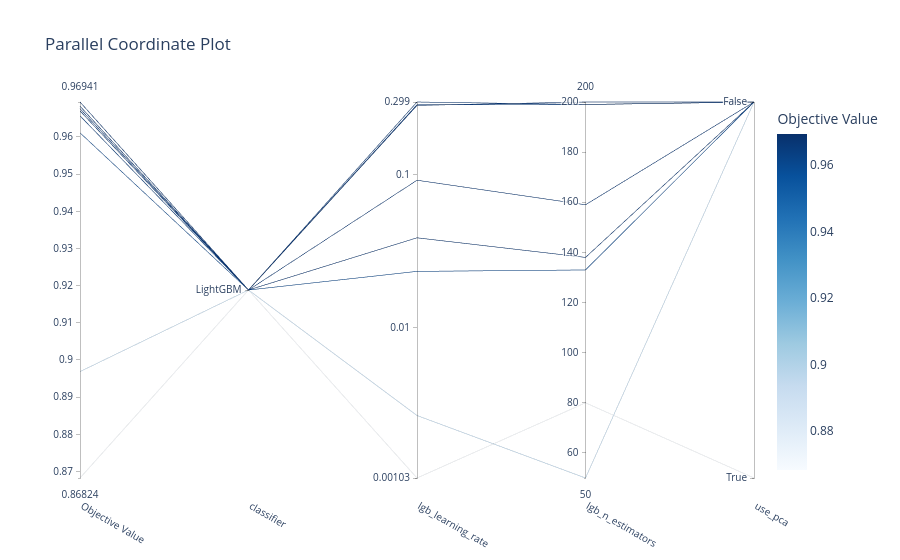

Notebook code for this chart:
### Markdown cell above
### 3. Coordenadas Paralelas (Relación entre variables)

Este gráfico es muy útil para ver visualmente las combinaciones que llevaron a los peores (colores oscuros) y a los mejores (colores amarillos/claros) resultados. 

*Tip: Puedes hacer clic y arrastrar en los ejes verticales para filtrar intentos.*

### Code cell
# Como probamos distintos algoritmos (SVM, Random Forest, etc.), no todos los intentos 
# tienen las mismas "perillas". Optuna deja el gráfico vacío porque no puede dibujar una 
# línea continua para un parámetro que no existe en todos los intentos.

# Para arreglarlo, le diremos que grafique específicamente la relación del clasificador ganador:
ganador = study.best_params['classifier']

parametros_a_graficar = ['classifier', 'use_pca']

if ganador == 'LogisticRegression':
    parametros_a_graficar.append('lr_C')
elif ganador == 'RandomForest':
    parametros_a_graficar.extend(['rf_n_estimators', 'rf_max_depth'])
elif ganador == 'SVM':
    parametros_a_graficar.extend(['svm_C', 'svm_kernel'])
elif ganador == 'XGBoost':
    parametros_a_graficar.extend(['xgb_n_estimators', 'xgb_learning_rate'])
elif ganador == 'LightGBM':
    parametros_a_graficar.extend(['lgb_n_estimators', 'lgb_learning_rate'])

# Generamos el gráfico de coordenadas paralelas solo con las variables que coinciden
plot_parallel_coordinate(study, params=parametros_a_graficar)

### Figure 1 — Plotly figure (JSON) as saved in the notebook; plotly's stock layout.template omitted (floating-point values rounded to 4 significant figures)
{"data": [{"dimensions": [{"label": "Objective Value", "range": [0.8682, 0.9694], "values": [0.8682, 0.9694, 0.9657, 0.967, 0.9611, 0.9683, 0.8969, 0.9676]}, {"label": "classifier", "range": [0, 0], "ticktext": ["LightGBM"], "tickvals": [0], "values": [0, 0, 0, 0, 0, 0, 0, 0]}, {"label": "lgb_learning_rate", "range": [-2.986, -0.5245], "ticktext": ["0.00103", "0.01", "0.1", "0.299"], "tickvals": [-2.986, -2, -1, -0.5245], "values": [-2.986, -0.5466, -0.5426, -0.5245, -1.633, -1.414, -2.577, -1.037]}, {"label": "lgb_n_estimators", "range": [50, 200], "values": [80, 200, 199, 199, 133, 138, 50, 159]}, {"label": "use_pca", "range": [0, 1], "ticktext": ["True", "False"], "tickvals": [0, 1], "values": [0, 1, 1, 1, 1, 1, 1, 1]}], "labelangle": 30, "labelside": "bottom", "line": {"color": [0.8682, 0.9694, 0.9657, 0.967, 0.9611, 0.9683, 0.8969, 0.9676], "colorbar": {"title": {"text": "Objective Value"}}, "colorscale": [[0.0, "rgb(247,251,255)"], [0.125, "rgb(222,235,247)"], [0.25, "rgb(198,219,239)"], [0.375, "rgb(158,202,225)"], [0.5, "rgb(107,174,214)"], [0.625, "rgb(66,146,198)"], [0.75, "rgb(33,113,181)"], [0.875, "rgb(8,81,156)"], [1.0, "rgb(8,48,107)"]], "reversescale": false, "showscale": true}, "type": "parcoords"}], "layout": {"title": {"text": "Parallel Coordinate Plot"}}}
